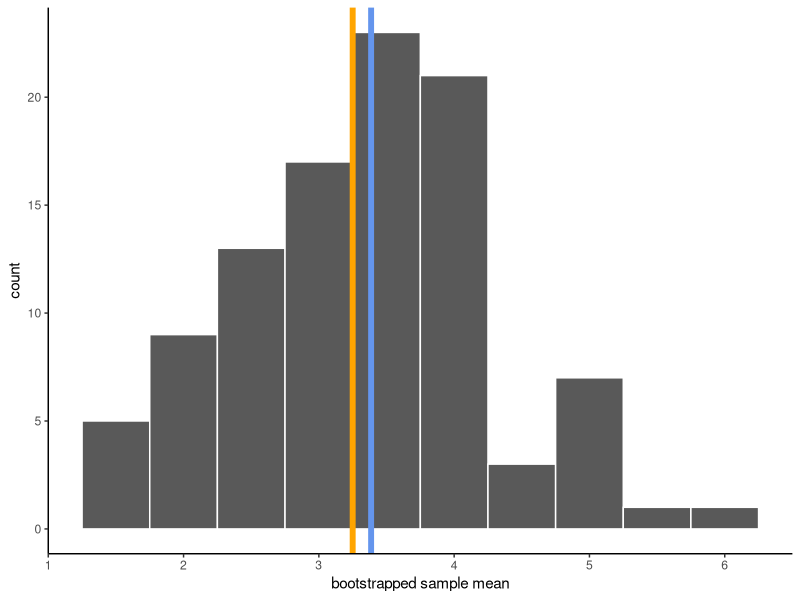
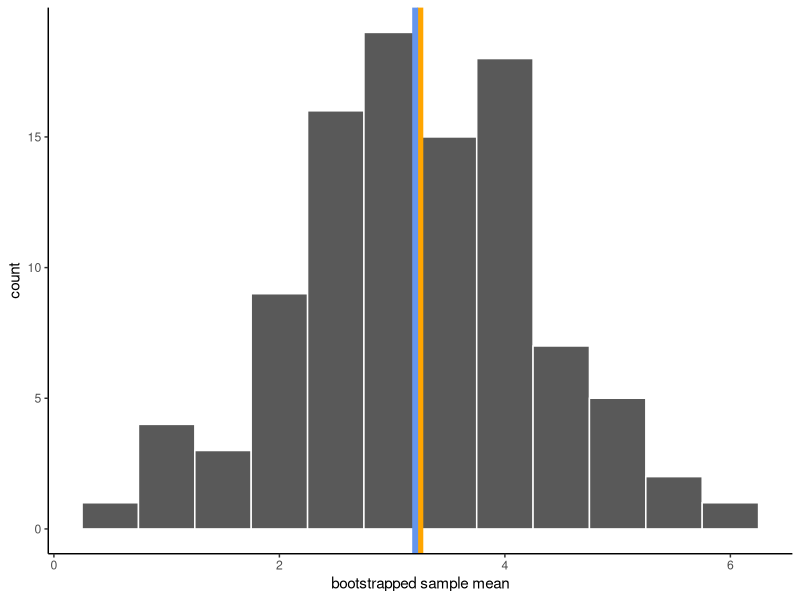

Write the R code that produced these figures, in order.
# Code for computing bootstrap estimates of the bias and variance of the 
# sample mean for a toy data example
# Author: Rebecca Barter

# Note: if you've never seen `map_` functions before, 
# check out my blog post on purrr: 
# https://www.rebeccabarter.com/blog/2019-08-19_purrr/
# map functions are used for iterating (they're like `apply()` functions)


library(tidyverse)

# our data sample contains 8 data points
sample_data <- c(6, 1, 4, 9, 2, 0, 1, 3)
set.seed(238479)



############### Non-parametric bootstrap ##################


# draw some non-parametric bootstrap samples
np_boot_mean_df <- map_df(1:100, function(i) {
  # sample from the data with replacement
  bootstrap_data <- sample(sample_data, length(sample_data), replace = TRUE)
  # compute the sample mean of the bootstrap sample
  data.frame(boot_mean = mean(bootstrap_data))
})

# np bootstrap estimate of the sample mean bias: 
np_bias <- mean(np_boot_mean_df$boot_mean) - mean(sample_data)
np_bias
# np bootstrap estimate of the sample mean SD
np_var <- var(np_boot_mean_df$boot_mean)
np_var

# view a histogram of the bootstrapped sample means
np_boot_mean_df %>%
  ggplot() +
  geom_histogram(aes(x = boot_mean), color = "white",
                 binwidth = 0.5) +
  # add a line for the sample estimate of the mean
  geom_vline(xintercept = mean(sample_data), 
             color = "orange", size = 2) +
  # add a line for the bootstrapped estimate of the mean
  geom_vline(xintercept = mean(np_boot_mean_df$boot_mean), 
             color = "cornflowerblue", size = 2) +
  labs(x = "bootstrapped sample mean") +
  theme_classic()



############### Parametric bootstrap ##################

# draw some parametric bootstrap samples
p_boot_mean_df <- map_df(1:100, function(i) {
  # sample from the approximated distribution
  bootstrap_data <- rnorm(length(sample_data), mean(sample_data), sd(sample_data))
  # compute the sample mean of the parametric bootstrap sample
  data.frame(boot_mean = mean(bootstrap_data))
})

# parametric bootstrap estimate of the sample mean bias: 
p_bias <- mean(p_boot_mean_df$boot_mean) - mean(sample_data)
p_bias
# parametric bootstrap estimate of the sample mean SD
p_var <- var(p_boot_mean_df$boot_mean)
p_var


# view a histogram of the bootstrapped sample means
p_boot_mean_df %>%
  ggplot() +
  geom_histogram(aes(x = boot_mean), color = "white",
                 binwidth = 0.5) +
  # add a line for the sample estimate of the mean
  geom_vline(xintercept = mean(sample_data), 
             color = "orange", size = 2) +
  # add a line for the bootstrapped estimate of the mean
  geom_vline(xintercept = mean(p_boot_mean_df$boot_mean), 
             color = "cornflowerblue", size = 2) +
  labs(x = "bootstrapped sample mean") +
  theme_classic()

